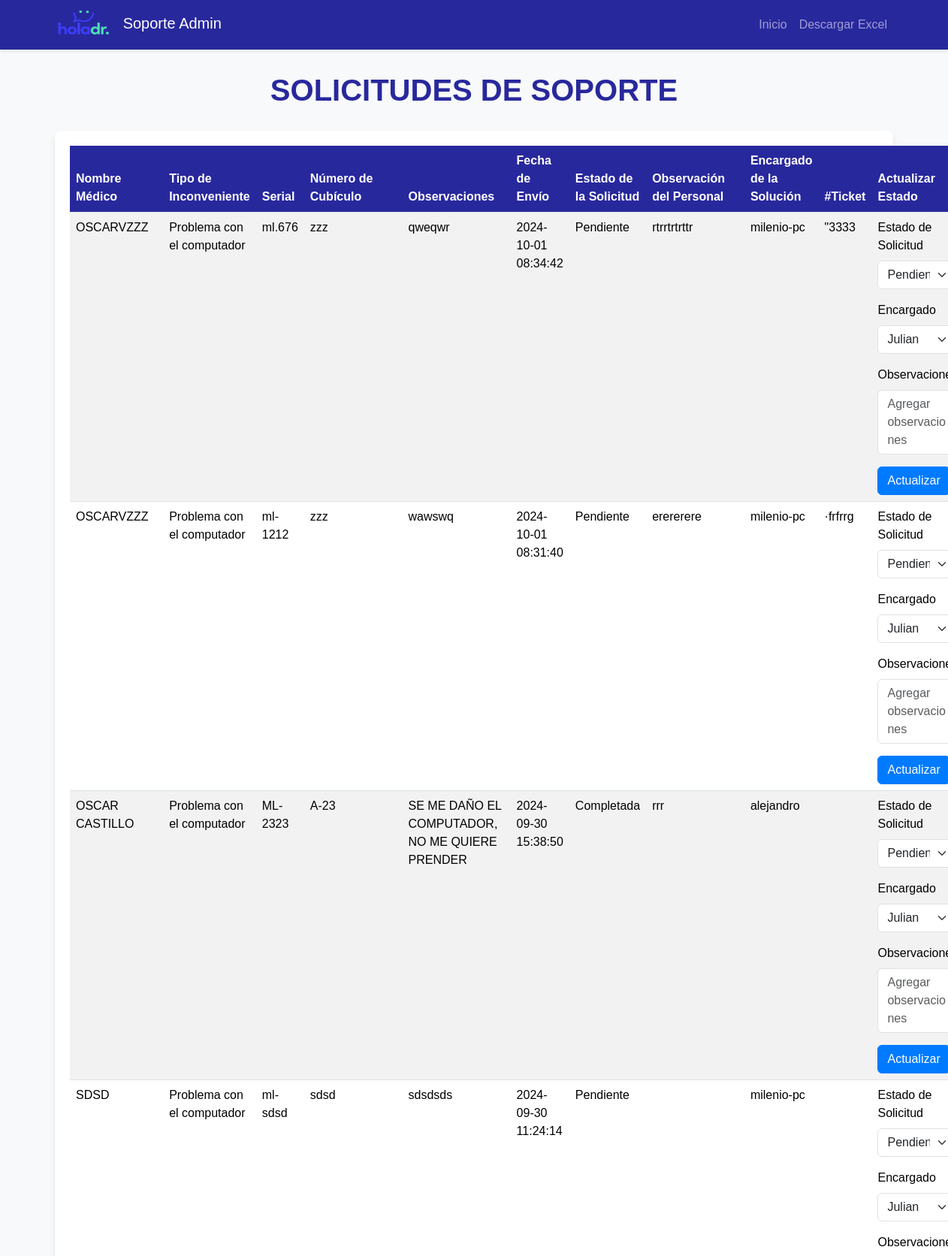
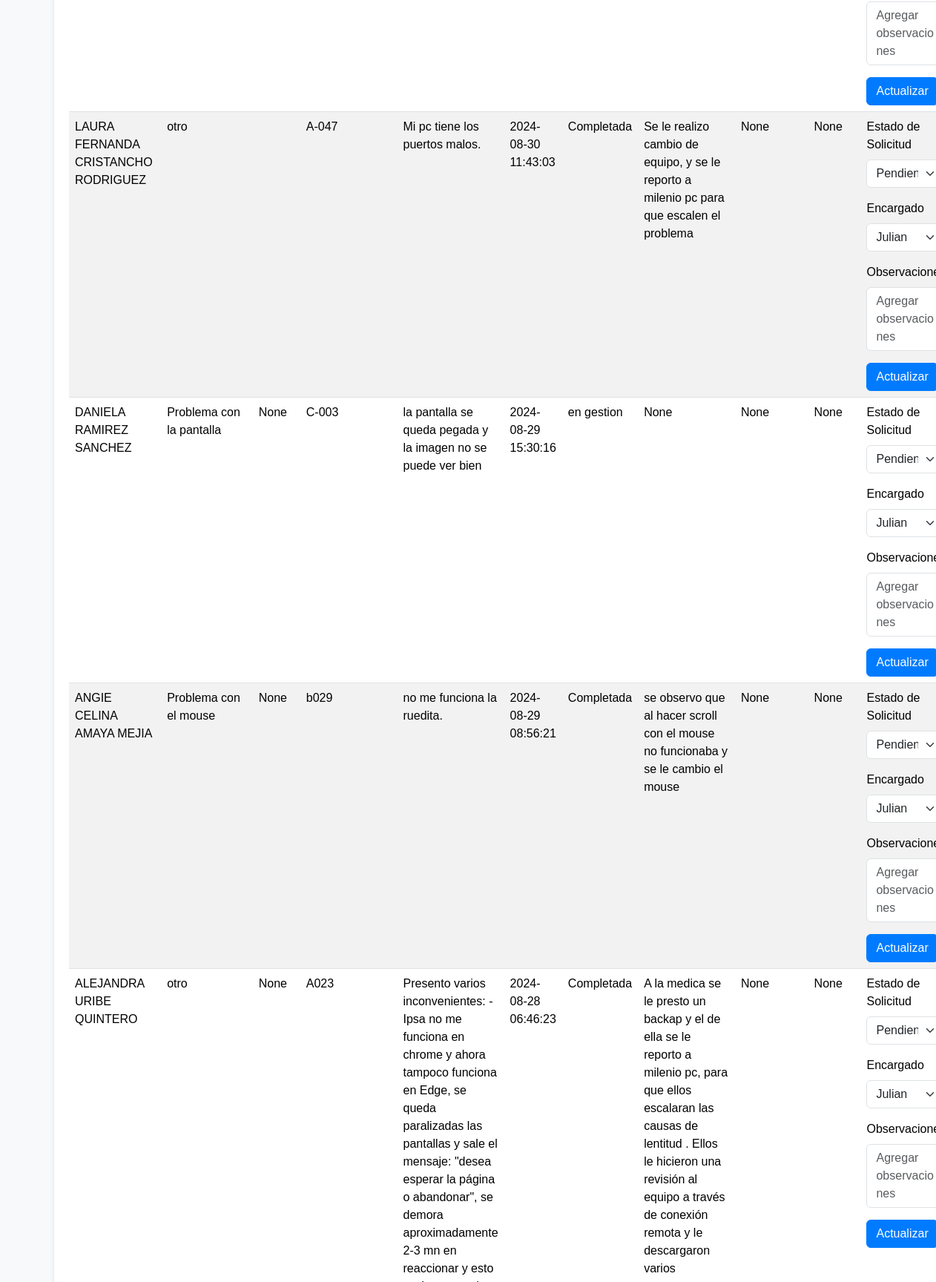
The app's page /estado_solicitud (upper part) with its own data (2 pictures, top to bottom).
### tables this page shows
CREATE TABLE "solicitar_soporte" (
	"nombres_completos"	TEXT,
	"tipo_de_inconveniente"	TEXT,
	"numero_cubiculo"	TEXT,
	"observaciones"	TEXT,
	"fecha_envio"	TEXT,
	"estado_de_solicitud"	NUMERIC,
	"observaciones2"	TEXT,
	"serial"	TEXT,
	"encargado"	TEXT,
	"ticket"	TEXT
);

### app.py (the view)
@app.route('/estado_solicitud')
def estado_solicitud1():
    conn = sqlite3.connect('registro.db')
    c = conn.cursor()
    c.execute("SELECT * FROM solicitar_soporte ORDER BY fecha_envio DESC")
    rows = c.fetchall()
    conn.close()
    return render_template('estado_solicitud.html', rows=rows)

### templates/estado_solicitud.html (shortened to what this page needs)
<!DOCTYPE html>
<html lang="es">
<head>
    <link href="https://cdn.jsdelivr.net/npm/bootstrap@5.3.3/dist/css/bootstrap.min.css" rel="stylesheet"
>
    <link rel="stylesheet" href="../static/css/estado_solicitud.css">
</head>
<body>
    <nav class="navbar navbar-expand-lg navbar-dark">
        <div class="container">
            <a class="navbar-brand" href="/admin">
                <img src="/static/imagenes/logo2.png" alt="Logo">
                Soporte Admin
            </a>
            <div class="collapse navbar-collapse" id="navbarNav">
                <ul class="navbar-nav ms-auto">
                    <li class="nav-item">
                        <a class="nav-link" href="/admin">Inicio</a>
                    </li>
                    <li class="nav-item">
                        <a class="nav-link" href="/exportar_a_excel3">Descargar Excel</a>
                    </li>
                </ul>
            </div>
        </div>
    </nav>
    <main class="container">
        <h1>SOLICITUDES DE SOPORTE</h1>
        <div class="table-container">
            <table class="table table-striped table-hover">
                <thead>
                    <tr>
                        <th>Nombre Médico</th>
                        <th>Tipo de Inconveniente</th>
                        <th>Serial</th>
                        <th>Número de Cubículo</th>
                        <th>Observaciones</th>
                        <th>Fecha de Envío</th>
                        <th>Estado de la Solicitud</th>
                        <th>Observación del Personal</th>
                        <th>Encargado de la Solución</th>
                        <th>#Ticket</th>
                        <th>Actualizar Estado</th>
                    </tr>
                </thead>
                <tbody>
                    {% for row in rows %}
                    <tr>
                        <td>{{ row[0] }}</td>
                        <td>{{ row[1] }}</td>
                        <td>{{ row[7] }}</td>
                        <td>{{ row[2] }}</td>
                        <td>{{ row[3] }}</td>
                        <td>{{ row[4] }}</td>
                        <td>{{ row[5] }}</td>
                        <td>{{ row[6] }}</td>
                        <td>{{ row[8] }}</td>
                        <td>{{ row[9] }}</td>
                        <td>
                            <form action="/actualizar_estado2/{{ row[4] }}" method="post">
                                <div class="mb-3">
                                    <label for="estado_de_solicitud" class="form-label">Estado de Solicitud</label>
                                    <select name="estado_de_solicitud" class="form-select">
                                        <option value="Pendiente">Pendiente</option>
                                    </select>
                                </div>
                                <div class="mb-3">
                                    <label for="encargado" class="form-label">Encargado</label>
                                    <select name="encargado" class="form-select" id="encargado"
                                        onchange="toggleTicketField()">
                                        <option value="julian">Julian</option>
                                    </select>
                                </div>
                                <div class="mb-3">
                                    <label for="observaciones2" class="form-label">Observaciones</label>
                                    <textarea name="observaciones2" class="form-control" rows="3"
                                        placeholder="Agregar observaciones"></textarea>
                                </div>
                                <button type="submit" class="btn btn-primary">Actualizar</button>
                            </form>
                        </td>
                    </tr>
                    {% endfor %}
                </tbody>
            </table>
        </div>
    </main>
</body>
</html>

### static/css/estado_solicitud.css (style rules this page uses)
:root { --primary-color: #28289D; --secondary-color: #f8f9fa; --accent-color: #007bff; }
body { font-family: 'Arial', sans-serif; background-color: var(--secondary-color); }
.navbar { background-color: var(--primary-color) !important; box-shadow: 0 2px 4px rgba(0, 0, 0, 0.1); }
.navbar-brand img { height: 40px; margin-right: 10px; }
h1 { color: var(--primary-color); text-align: center; margin: 30px 0; font-weight: bold; }
.table-container { background-color: white; border-radius: 8px; box-shadow: 0 4px 6px rgba(0, 0, 0, 0.1); padding: 20px; margin-bottom: 30px; }
.table { margin-bottom: 0; }
.table th { background-color: var(--primary-color); color: white; font-weight: bold; }
.table-striped tbody tr:nth-of-type(odd) { background-color: rgba(0, 0, 0, 0.05); }
.btn-primary { background-color: var(--accent-color); border-color: var(--accent-color); }
.form-select, .form-control { margin-bottom: 10px; }

### records on screen
solicitar_soporte: nombres_completos "OSCARVZZZ", tipo_de_inconveniente "Problema con el computador", serial "ml.676", numero_cubiculo "zzz", observaciones "qweqwr", fecha_envio "2024-10-01 08:34:42", estado_de_solicitud "Pendiente", observaciones2 "rtrrtrtrttr", encargado "milenio-pc", ticket "\"3333"
solicitar_soporte: nombres_completos "OSCARVZZZ", tipo_de_inconveniente "Problema con el computador", serial "ml-1212", numero_cubiculo "zzz", observaciones "wawswq", fecha_envio "2024-10-01 08:31:40", estado_de_solicitud "Pendiente", observaciones2 "erererere", encargado "milenio-pc", ticket "·frfrrg"
solicitar_soporte: nombres_completos "OSCAR CASTILLO", tipo_de_inconveniente "Problema con el computador", serial "ML-2323", numero_cubiculo "A-23", observaciones "SE ME DAÑO EL COMPUTADOR, NO ME QUIERE PRENDER", fecha_envio "2024-09-30 15:38:50", estado_de_solicitud "Completada", observaciones2 "rrr", encargado "alejandro"
solicitar_soporte: nombres_completos "SDSD", tipo_de_inconveniente "Problema con el computador", serial "ml-sdsd", numero_cubiculo "sdsd", observaciones "sdsdsds", fecha_envio "2024-09-30 11:24:14", estado_de_solicitud "Pendiente", encargado "milenio-pc"
solicitar_soporte: nombres_completos "LAURA FERNANDA CRISTANCHO RODRIGUEZ", tipo_de_inconveniente "otro", numero_cubiculo "A-047", observaciones "Mi pc tiene los puertos malos.", fecha_envio "2024-08-30 11:43:03", estado_de_solicitud "Completada", observaciones2 "Se le realizo cambio de equipo, y se le reporto a milenio pc para que escalen el problema", row "None"
solicitar_soporte: nombres_completos "DANIELA RAMIREZ SANCHEZ", tipo_de_inconveniente "Problema con la pantalla", row "None", numero_cubiculo "C-003", observaciones "la pantalla se queda pegada y la imagen no se puede ver bien", fecha_envio "2024-08-29 15:30:16", estado_de_solicitud "en gestion"
solicitar_soporte: nombres_completos "ANGIE CELINA AMAYA MEJIA", tipo_de_inconveniente "Problema con el mouse", row "None", numero_cubiculo "b029", observaciones "no me funciona la ruedita.", fecha_envio "2024-08-29 08:56:21", estado_de_solicitud "Completada", observaciones2 "se observo que al hacer scroll con el mouse no funcionaba y se le cambio el mouse"
solicitar_soporte: nombres_completos "ALEJANDRA URIBE QUINTERO", tipo_de_inconveniente "otro", row "None", numero_cubiculo "A023", fecha_envio "2024-08-28 06:46:23", estado_de_solicitud "Completada"
